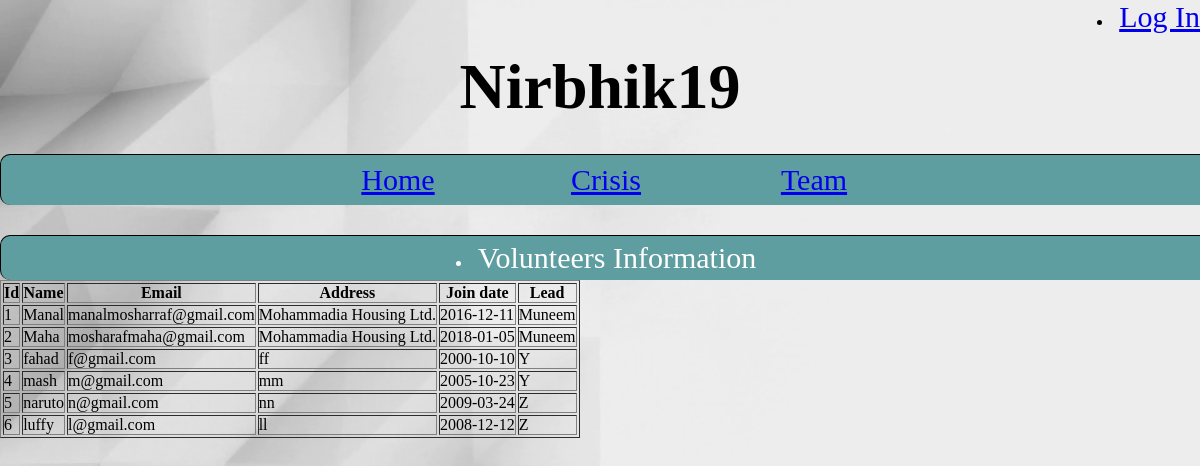
/copy/Team/wholeV.php, run on the app's committed database.
### tables this page shows
CREATE TABLE `volunteeer` (
  `VOLUNTEERID` varchar(50) NOT NULL,
  `NAME` varchar(50) DEFAULT NULL,
  `EMAIL` varchar(50) DEFAULT NULL,
  `ADDRESS` varchar(50) DEFAULT NULL,
  `JOIN_DATE` date DEFAULT NULL,
  `ORGANIZERID` int(11) DEFAULT NULL
);

CREATE TABLE `organizer` (
  `ORGANIZERID` int(11) NOT NULL,
  `NAME` varchar(50) DEFAULT NULL,
  `EMAIL` varchar(50) DEFAULT NULL,
  `ADDRESS` varchar(50) DEFAULT NULL,
  `JOIN_DATE` date DEFAULT NULL,
  `DESIGNATION` varchar(50) DEFAULT NULL,
  `COMPANYID` int(11) NOT NULL,
  `department` varchar(50) DEFAULT NULL
);

### copy/Team/wholeV.php (the view, shortened to what this page needs)
<li class='active' style='float:right;'>
 <?php
  if(isset($_SESSION['logged'])) {
      echo $_SESSION['username'];
      echo '<a href="logout.php"><span>Log Out</span></a></li>';
   }
  else echo '<a href="http://localhost/nirbhikbaby/login.php"><span>Log In</span></a></li>';
?>
<!DOCTYPE html>
<html>
<head>
	<link rel="stylesheet" type="text/css" href="style.css">
</head>
<body>
<div class="title">
	<center><h1>Nirbhik19</h1></center>
</div>
<div class="taskmenu">
	<ul>
	<li><a href="http://localhost/nirbhikbaby/index2.php">Home</a></li>
	<li><a href="http://localhost/nirbhikbaby/crisis.php">Crisis</a></li>
	<li><a href="http://localhost/nirbhikbaby/team.php">Team</a></li>
	</ul>
</div>
<div class="taskmenu">
	<li><a>Volunteers Information</a></li>
</div>
</body>
</html>
<?php
$servername = "localhost";
$username = "root";
$password = "";
$dbname = "Nirbhikbaby";
$conn = mysqli_connect($servername, $username, $password, $dbname);
$sql = "SELECT VOLUNTEERID,volunteeer.NAME as b,volunteeer.EMAIL as c,volunteeer.ADDRESS as d,
volunteeer.JOIN_DATE as e,organizer.NAME as a FROM organizer,volunteeer WHERE
organizer.ORGANIZERID=volunteeer.ORGANIZERID";
$result = mysqli_query($conn, $sql);
echo "<table border='1'>
<tr>
<th>Id</th>
<th>Name</th>
<th>Email</th>
<th>Address</th>
<th>Join date</th>
<th>Lead</th>
</tr>";
if (mysqli_num_rows($result) > 0) {
    while($row = mysqli_fetch_assoc($result)) {
        echo "<tr>";
echo "<div style ='font:30 px'><td>" . $row['VOLUNTEERID'] . "</td>";
echo "<td>" . $row['b'] . "</td>";
echo "<td>" . $row['c'] . "</td>";
echo "<td>" . $row['d'] . "</td>";
echo "<td>" . $row['e'] . "</td>";
echo "<td>" . $row['a'] . "</td>";
echo "</tr>";
}
echo "</table>";
} else {
    echo "0 results";
}
?>

### copy/Team/style.css (style rules this page uses)
* { margin: 0px; padding: 0px; }
body { background: url(bg.png); background-size: 100%; }
.title { padding-top: 50px; width: 100%; font-size: 200%; color: black; border: 1 px solid; }
.taskmenu { width: 100%; margin: 30px auto 0px; color: white; background: #5F9EA0; text-align: center; border: 1px solid black; border-bottom: none; border-radius: 10px 10px 10px 10px; padding: 5px; }
ul { border-radius: 10px 10px 10px 10px; background: #5F9EA0; }
a { border-radius: 10px 10px 10px 10px; font-style: arial; font-size: 30px; }
ul li { //background: white; display: inline-block; width: 17%; line-height: 40px; color: white; }

### data on the page
volunteeer: VOLUNTEERID "1", NAME "Manal", EMAIL "manalmosharraf@gmail.com", ADDRESS "Mohammadia Housing Ltd.", JOIN_DATE "2016-12-11", ORGANIZERID.NAME "Muneem"
volunteeer: VOLUNTEERID "2", NAME "Maha", EMAIL "mosharafmaha@gmail.com", ADDRESS "Mohammadia Housing Ltd.", JOIN_DATE "2018-01-05", ORGANIZERID.NAME "Muneem"
volunteeer: VOLUNTEERID "3", NAME "fahad", EMAIL "f@gmail.com", ADDRESS "ff", JOIN_DATE "2000-10-10", ORGANIZERID.NAME "Y"
volunteeer: VOLUNTEERID "4", NAME "mash", EMAIL "m@gmail.com", ADDRESS "mm", JOIN_DATE "2005-10-23", ORGANIZERID.NAME "Y"
volunteeer: VOLUNTEERID "5", NAME "naruto", EMAIL "n@gmail.com", ADDRESS "nn", JOIN_DATE "2009-03-24", ORGANIZERID.NAME "Z"
volunteeer: VOLUNTEERID "6", NAME "luffy", EMAIL "l@gmail.com", ADDRESS "ll", JOIN_DATE "2008-12-12", ORGANIZERID.NAME "Z"
